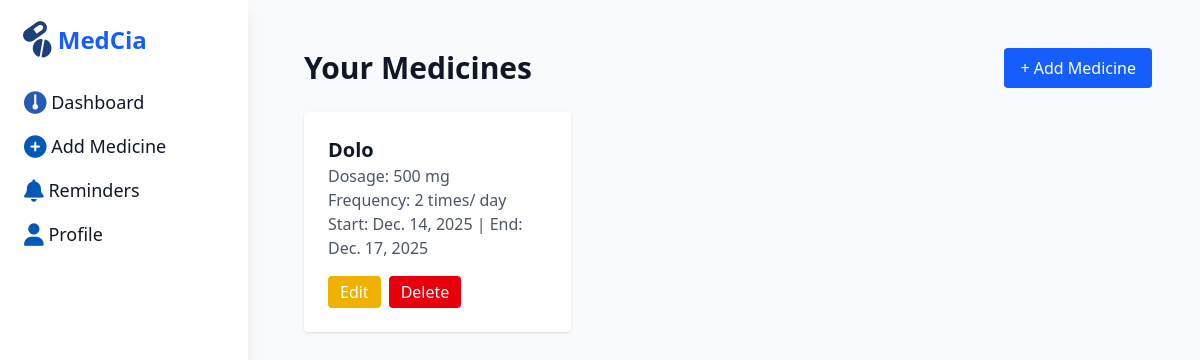
The app's page /medicines/ (signed in), older data.
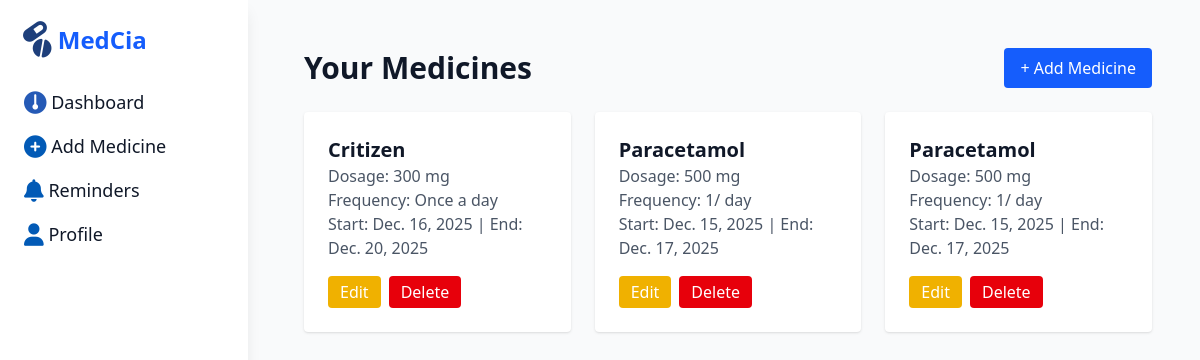
The same page, newer data.
### core/models.py (models this page shows, shortened)
class Medicine(models.Model):
    name = models.CharField(max_length=100)
    dosage = models.CharField(max_length=50)  # e.g., "500 mg"
    frequency = models.CharField(max_length=50)
    start_date = models.DateField()
    end_date = models.DateField()

### core/views.py (the view)
# urls.py: path('medicines/', views.medicines_list, name='medicines_list'),
@login_required
def medicines_list(request):
    medicines = Medicine.objects.all().order_by('name')
    return render(request, "medicines_list.html", {"medicines": medicines})

### templates/medicines_list.html (shortened to what this page needs)
{% extends 'base.html' %}
{% block content %}
<div class="p-6">
    <div class="flex items-center justify-between mb-6">
        <h2 class="text-3xl font-bold">Your Medicines</h2>
        <a href="{% url 'add_medicine' %}" class="bg-blue-600 text-white px-4 py-2 rounded">+ Add Medicine</a>
    </div>
    {% if medicines %}
    <div class="grid grid-cols-1 md:grid-cols-2 lg:grid-cols-3 gap-6">
        {% for m in medicines %}
        <div class="bg-white p-6 rounded shadow">
            <h3 class="text-xl font-semibold">{{ m.name }}</h3>
            <p class="text-gray-600">Dosage: {{ m.dosage }}</p>
            <p class="text-gray-600">Frequency: {{ m.frequency }}</p>
            <p class="text-gray-600">Start: {{ m.start_date }} | End: {{ m.end_date }}</p>
            <div class="mt-4 flex gap-2">
                <a href="{% url 'edit_medicine' m.pk %}" class="px-3 py-1 bg-yellow-500 text-white rounded hover:bg-yellow-600">Edit</a>
                <form method="POST" action="{% url 'delete_medicine' m.pk %}">
                    <button type="submit" class="px-3 py-1 bg-red-600 text-white rounded hover:bg-red-700">Delete</button>
                </form>
            </div>
        </div>
        {% endfor %}
    </div>
    {% else %}
        <div class="bg-white p-6 rounded shadow text-center text-gray-600">
            No medicines yet. <a href="{% url 'add_medicine' %}" class="text-blue-600">Add one</a>.
        </div>
    {% endif %}
</div>
{% endblock %}

### templates/base.html (shortened to what this page needs)
<!DOCTYPE html>
<html lang="en">
  {% load static %}
  <head>
    <script src="https://cdn.jsdelivr.net/npm/@tailwindcss/browser@4"></script>
    <link
    rel="stylesheet"
    href="https://cdnjs.cloudflare.com/ajax/libs/font-awesome/6.5.1/css/all.min.css"
  />
  </head>
  <body class="bg-gray-50 text-gray-900">
    <div
      class="hidden md:flex h-screen w-62 bg-white shadow-lg fixed top-0 left-0 flex-col p-6"
    >
      <h1 class="text-2xl font-bold text-blue-600 mb-8"><i class="fa-solid fa-pills fa-rotate-by fa-lg" style="color: #1e3f7b; --fa-rotate-angle: 55deg;"></i>MedCia</h1>
      <nav class="flex flex-col gap-4 text-lg">
        <a href="/" class="hover:text-blue-600"><i class="fa-solid fa-gauge-simple fa-lg" style="color: #255ab6;"></i> Dashboard</a>
        <a href="/add-medicine/" class="hover:text-blue-600"><i class="fa-solid fa-circle-plus fa-lg" style="color: #025ab6;"></i> Add Medicine</a>
        <a href="/reminders" class="hover:text-blue-600"><i class="fa-solid fa-bell fa-lg" style="color: #025ab6;"></i> Reminders</a>
        <a href="/profile" class="hover:text-blue-600"><i class="fa-solid fa-user fa-lg" style="color: #025ab6;"></i> Profile</a>
      </nav>
    </div>
    <div class="md:ml-64 p-6 pb-20">{% block content %} {% endblock %}</div>
  </body>
</html>

Row changes from the older to the newer data that the page shows:
removed Medicine: name "Dolo", dosage "500 mg", frequency "2 times/ day", start_date "Dec. 14, 2025", end_date "Dec. 17, 2025"
added Medicine: name "Critizen", dosage "300 mg", frequency "Once a day", start_date "Dec. 16, 2025", end_date "Dec. 20, 2025"
added Medicine: name "Paracetamol", dosage "500 mg", frequency "1/ day", start_date "Dec. 15, 2025", end_date "Dec. 17, 2025"
added Medicine: name "Paracetamol", dosage "500 mg", frequency "1/ day", start_date "Dec. 15, 2025", end_date "Dec. 17, 2025"
